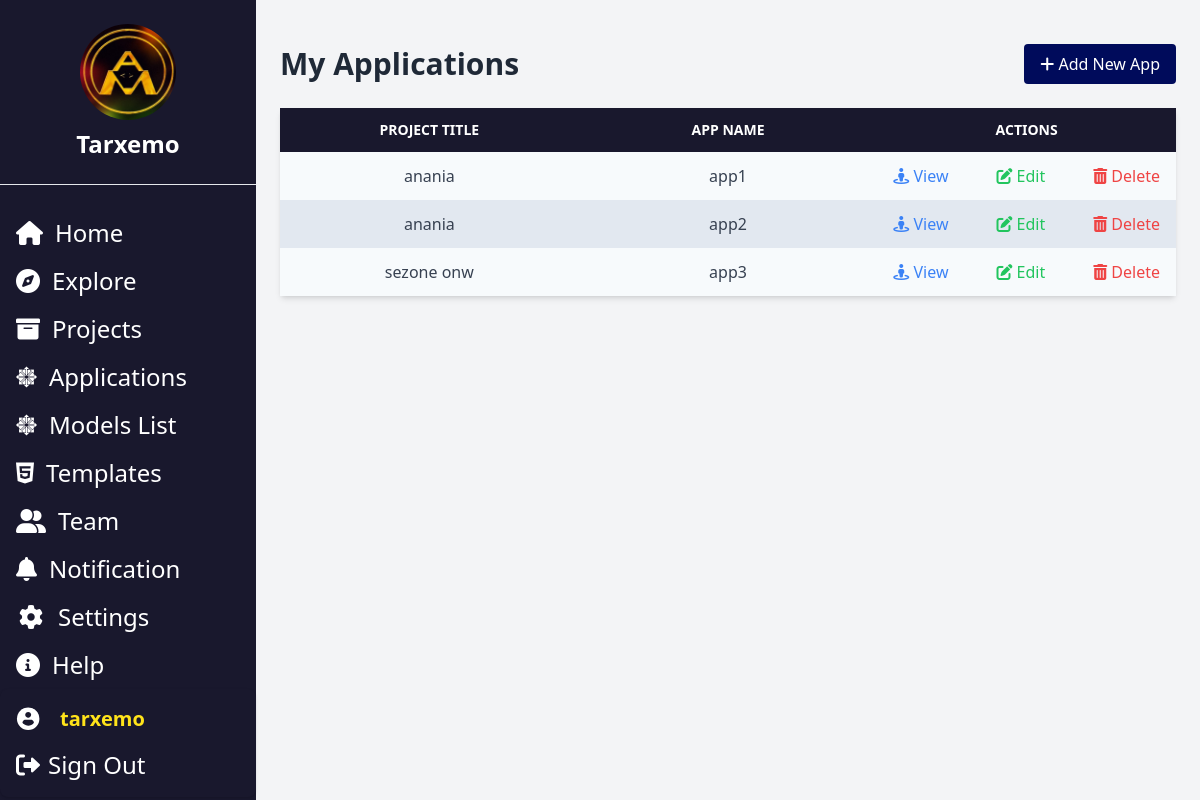
The app's page /idd/projects_apps/ (signed in) with its own data.
### authApp/models.py (models this page shows, shortened)
class CustomUser(AbstractBaseUser, PermissionsMixin):
    email = models.EmailField(unique=True)
    first_name = models.CharField(max_length=30, blank=True)
    last_name = models.CharField(max_length=30, blank=True)
    is_active = models.BooleanField(default=True)
    is_staff = models.BooleanField(default=False)
    username = models.CharField(max_length=100, unique=True, null=True, blank=True)
    objects = CustomUserManager()
    USERNAME_FIELD = 'email'
    REQUIRED_FIELDS = []

### idd/models.py (models this page shows, shortened)
class Project(models.Model):
    STATUS_CHOICES = [
        ('planned', 'Planned'),
        ('in_progress', 'In Progress'),
        ('completed', 'Completed'),
    ]
    PRIORITY_CHOICES = [
        ('high', 'High'),
        ('medium', 'Medium'),
        ('low', 'Low'),
    ]
    title = models.CharField(max_length=200)
    description = models.TextField()
    start_date = models.DateField(null=True, blank=True)
    expected_completion_date = models.DateField(null=True, blank=True)
    status = models.CharField(max_length=20, choices=STATUS_CHOICES, default='planned')
    priority = models.CharField(max_length=20, choices=PRIORITY_CHOICES, default='medium')
    category = models.CharField(max_length=100, blank=True)
    owner = models.ForeignKey(CustomUser, on_delete=models.CASCADE, related_name="projects")
    applications = models.ManyToManyField('Application', related_name='projects')  # Many-to-many relationship
    created_at = models.DateTimeField(auto_now_add=True)
    updated_at = models.DateTimeField(auto_now=True)

class Application(models.Model):
    name = models.CharField(max_length=50)
    description = models.TextField()
    created_at = models.DateTimeField(auto_now_add=True)
    owner = models.ForeignKey(CustomUser, on_delete=models.CASCADE, related_name="applications")

### idd/views.py (the view)
# urls.py: path('projects_apps/', project_apps_list, name="apps_list"),
def project_apps_list(request):
    projects=Project.objects.filter(owner=request.user)
    return render(request,"apps_list.html", {"projects":projects})

### authApp/autoLogoutMiddleware.py (called while the page is built, shortened)
    def __call__(self, request):
        if request.user.is_authenticated:
            last_activity = request.session.get('last_activity')
            current_time = now()
            request.session['last_activity'] = current_time.isoformat()
        return self.get_response(request)

### idd/templates/apps_list.html (shortened to what this page needs)
{% extends "homepage.html" %}
{% load static %}
{% block content %}
<div class="container mx-auto mt-5">
    <div class="flex justify-between items-center mb-4">
        <h1 class="text-3xl font-bold">My Applications</h1>
        <button
                class="bg-[#000B5B] text-white px-4 py-2 rounded hover:bg-[#003399]">
            <a href="{% url 'registerApp'%}"><i class="fas fa-plus"></i> Add New App</a>
        </button>
    </div>
    <div class="bg-white shadow-md rounded my-6">
        <table class="min-w-full bg-white">
            <thead class="bg-[#19182D] text-white">
                <tr>
                    <th class="w-1/3 py-3 px-4 uppercase font-semibold text-sm">Project Title</th>
                    <th class="w-1/3 py-3 px-4 uppercase font-semibold text-sm">App Name</th>
                    <th class="w-1/3 py-3 px-4 uppercase font-semibold text-sm">Actions</th>
                </tr>
            </thead>
            <tbody class="text-gray-700">
                {% for project in projects %}
                    {% if project.title %}
                        {% for application in project.applications.all %}
                            <tr>
                                <td class="w-auto text-center py-3 px-4">{{ project.title }}</td>
                                <td class="w-auto text-center py-3 px-4">{{ application.name }}</td>
                                <td class="w-full py-3 px-4 flex justify-between">
                                    <button class="text-blue-500 hover:text-blue-700">
                                        <a href="{% url 'template_list'%}?parent_id={{ application.id }}">
                                            <i class="fa-solid fa-street-view"></i> View
                                        </a>
                                    </button>
                                    <button class="text-green-500 hover:text-green-700 ml-4">
                                        <a href="{% url 'edit_application' application.id %}">
                                            <i class="fas fa-edit"></i> Edit
                                        </a>
                                    </button>
                                    <button class="text-red-500 hover:text-red-700 ml-4">
                                        <i class="fas fa-trash-alt"></i> Delete
                                    </button>
                                </td>
                            </tr>
                        {% endfor %}
                    {% endif %}
                {% endfor %}
            </tbody>
        </table>
    </div>
</div>
{% endblock %}

### idd/templates/homepage.html (shortened to what this page needs)
<!DOCTYPE html>
<html lang="en">
  <head>
    {% load static %}
    <script src="https://cdn.tailwindcss.com"></script>
    <link
      href="https://cdnjs.cloudflare.com/ajax/libs/font-awesome/6.0.0-beta3/css/all.min.css"
      rel="stylesheet"
    />
  </head>
  <body class="bg-gray-100 font-sans text-gray-800">
    <div class="flex flex-col h-screen lg:flex-row">
      <aside
        id="sidebar"
        class="hidden lg:block lg:w-64 bg-[#19182D] text-white min-h-screen lg:relative lg:flex-shrink-0"
      >
        <div class="flex flex-col h-full">
          <div class="bg-[#19182D] flex flex-col items-center py-6">
            <img
              src="{% static 'logo.jpeg' %}"
              alt="Logo"
              class="h-24 w-24 rounded-full mb-2"
            />
            <span class="text-2xl font-semibold">Tarxemo</span>
          </div>
          <div class= " w-full border-t bg-gray-800"></div>
          <nav class="mt-6 flex-grow">
            <ul>
              <li>
                <a
                  href="#home"
                  class="flex items-center text-2xl px-4 py-2 hover:text-[#FFE31A] transition"
                >
                  <i class="fas fa-home mr-3"></i> <span>Home</span>
                </a>
              </li>
              <li>
                <a
                  href="{% url 'templates_gallery' %}"
                  class="flex items-center text-2xl px-4 py-2 hover:text-[#FFE31A] transition"
                >
                  <i class="fas fa-compass mr-3"></i> <span>Explore</span>
                </a>
              </li>
              <li>
                <a
                  href="{% url 'my_projects_list'%}"
                  title="myProjects"
                  class="flex text-2xl items-center px-4 py-2 hover:text-[#FFE31A] transition"
                >
                  <i class="fas fa-archive mr-3"></i><span>Projects</span>
                </a>
              </li>
              <li>
                <a
                  href="{% url 'apps_list'%}"
                  title="Apps"
                  class="tooltip flex text-2xl items-center px-4 py-2 hover:text-[#FFE31A] transition"
                >
                  <i class="fa-brands fa-centos mr-3"></i>
                  <span class="tooltip__content">Applications</span>
                </a>
              </li>
              <li>
                <a
                  href="{% url 'list_models'%}"
                  title="Apps"
                  class="tooltip flex text-2xl items-center px-4 py-2 hover:text-[#FFE31A] transition"
                >
                  <i class="fa-brands fa-centos mr-3"></i>
                  <span class="tooltip__content">Models List</span>
                </a>
              </li>
              <li>
                <a
                  href="{% url 'template_list'%}"
                  title="Templates"
                  class="tooltip text-2xl flex items-center px-4 py-2 hover:text-[#FFE31A] transition"
                >
                  <i class="fa-brands fa-html5 mr-3"></i>
                  <span class=" ">Templates</span>
                </a>
              </li>
              <li>
                <a
                  href="#Team"
                  class="flex items-center px-4 py-2 text-2xl hover:text-[#FFE31A] transition"
                >
                <i class="fa-solid fa-user-group mr-3"></i> <span>Team</span>
                </a>
              </li>
              <li>
                <a
                  href="#notification"
                  class="flex items-center px-4 py-2 text-2xl hover:text-[#FFE31A] transition"
                >
                  <i class="fas fa-bell mr-3"></i> <span>Notification</span>
                </a>
              </li>
              <div class="sidebar-links bottom-links">
                <ul>
                  <li>
                    <a
                      href="#settings"
                      title="Settings"
                      class="flex text-2xl items-center px-4 py-2 hover:text-[#FFE31A] transition"
                    >
                    <i class="fa fa-cog fa-fw mr-3" aria-hidden="true"></i>
                      <span class="link hide">Settings</span>
                    </a>
                  </li>
                  <li>
                    <a
                      href="#help"
                      title="Help"
                      class="tooltip text-2xl flex items-center px-4 py-2 hover:text-[#FFE31A] transition"
                    >
                      <i class="fas fa-info-circle mr-3"></i>
                      <span class="tooltip__content">Help</span>
                    </a>
                  </li>
                </ul>
                <div class="flex flex-col items-start space-y-4 p-4 bg-[#19182D] rounded-lg shadow">
                  <div class="flex items-center space-x-1">
                    <span class="inline-block h-6 w-6 bg-[#19182D] rounded-full overflow-hidden mr-4">
                    </span>
                    <div class="text-xl font-semibold text-[#FFE31A]">{{user.username}}</div>
                  </div>
                  <a href="{% url 'logout' %}" title="Sign Out" class="tooltip text-2xl flex items-center space-x-2 text-white hover:text-[#FFE31A]">
                    <i class="fas fa-right-from-bracket "></i>
                    <span class="   ">Sign Out</span>
                  </a>
                </div>
              </div>
            </ul>
          </nav>
        </div>
      </aside>
      <main class="flex-1 p-6 overflow-y-auto">
        {% block content %} {% endblock %}
      </main>
    </div>
  </body>
</html>

### idd/templates/apps_list.html (style rules this page uses)
tbody tr:nth-child(odd) { background-color: #f7fafc; }
tbody tr:nth-child(even) { background-color: #e2e8f0; }

### records on screen
CustomUser: username "tarxemo"
Project: title "anania"
Application: name "app1"
Application: name "app2"
Project: title "sezone onw"
Application: name "app3"
